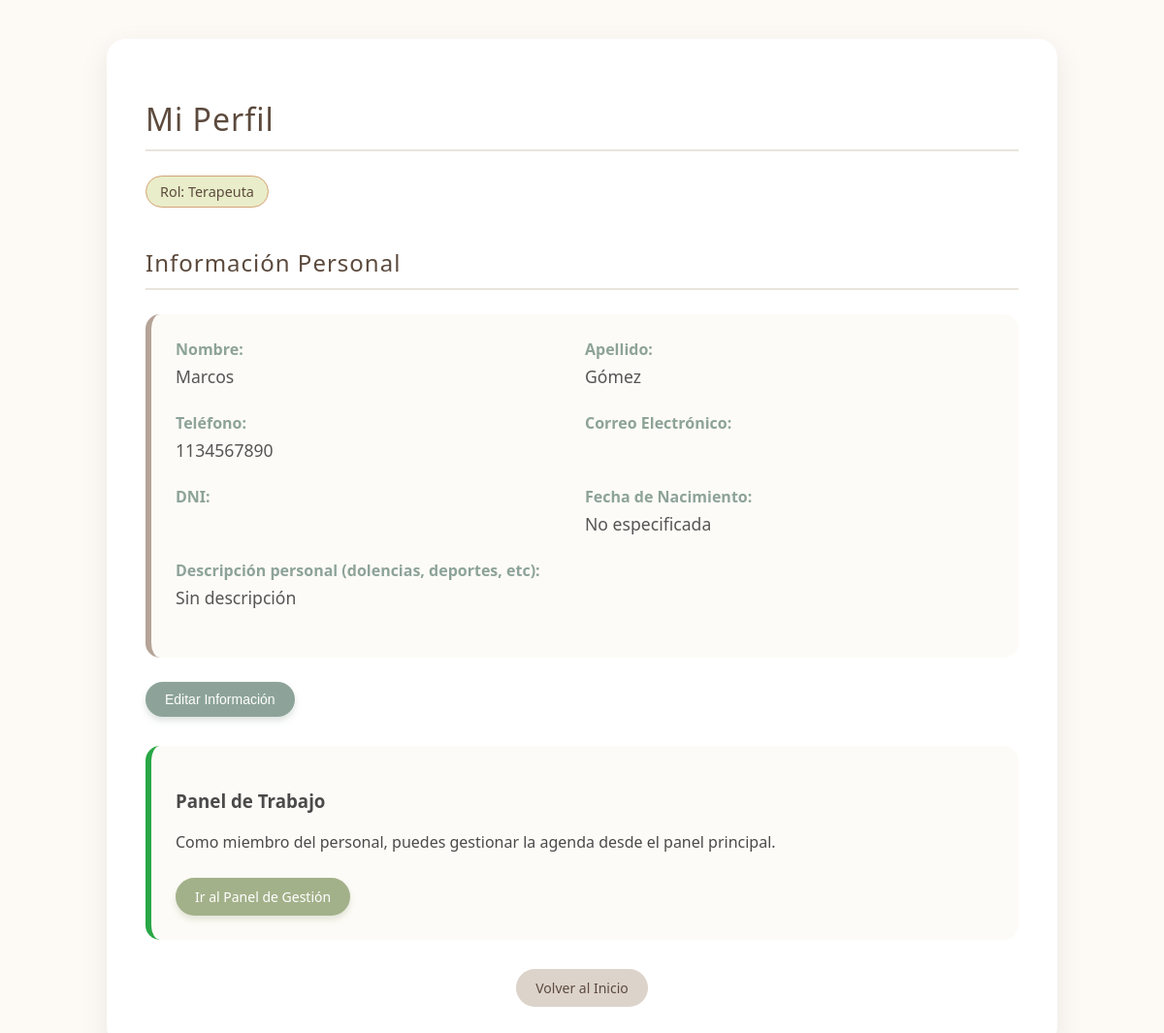
Screenshot of /Spaa/Views/perfil.php (signed in) with the database file from the repository.
### tables this page shows
CREATE TABLE `persona` (
  `id_Persona` int NOT NULL,
  `Persona_Nombre` varchar(25) NOT NULL,
  `Persona_Apellido` varchar(10) NOT NULL,
  `Persona_DNI` varchar(15) DEFAULT NULL,
  `Persona_Telefono` bigint DEFAULT NULL,
  `Persona_Domicilio` varchar(50) DEFAULT NULL,
  `Fecha_Nac` date DEFAULT NULL,
  `Persona_Descripcion` text
);

### Spaa/Views/perfil.php (the view, shortened to what this page needs)
<?php
$conexion = new mysqli("localhost", "root", "", "gestionspabd");
$id_Usuario = $_SESSION['id_Usuario'];
$id_Rol = $_SESSION['id_Rol'];
if ($id_Rol == 0) {
    $sql_persona = "SELECT p.* FROM paciente pac JOIN persona p ON pac.id_Persona = p.id_Persona WHERE pac.id_Usuario = ?";
} else {
    $sql_persona = "SELECT p.* FROM empleado e JOIN persona p ON e.id_Persona = p.id_Persona WHERE e.id_Usuario = ?";
}
$stmt_p = $conexion->prepare($sql_persona);
$stmt_p->bind_param("i", $id_Usuario);
$stmt_p->execute();
$res_p = $stmt_p->get_result();
$datos_p = $res_p->fetch_assoc();
$persona = array(
    'Persona_Nombre' => $datos_p['Persona_Nombre'] ?? '',
    'Persona_Apellido' => $datos_p['Persona_Apellido'] ?? '',
    'Persona_Telefono' => $datos_p['Persona_Telefono'] ?? '',
    'Persona_Domicilio' => $datos_p['Persona_Domicilio'] ?? '',
    'Persona_DNI' => $datos_p['Persona_DNI'] ?? '',
    'Fecha_Nac' => $datos_p['Fecha_Nac'] ?? '',
    'Persona_Descripcion' => $datos_p['Persona_Descripcion'] ?? ''
);
$turnos = [];
?>
<!DOCTYPE html>
<html lang="es">
<head>
</head>
<body>
    <div class="container">
        <h1>Mi Perfil</h1>
        <div class="badge-rol">
            Rol: <?php
                if($id_Rol == 0) echo "Paciente";
                elseif($id_Rol == 3) echo "Administrador";
                elseif($id_Rol == 2) echo "Terapeuta";
                else echo "Personal";
            ?>
        </div>
        <h2>Información Personal</h2>
        <div class="view-mode" id="view-mode">
            <div class="profile-info">
                <div class="info-row">
                    <div class="info-item">
                        <span class="info-label">Nombre:</span>
                        <span class="info-value"><?php echo htmlspecialchars($persona['Persona_Nombre']); ?></span>
                    </div>
                    <div class="info-item">
                        <span class="info-label">Apellido:</span>
                        <span class="info-value"><?php echo htmlspecialchars($persona['Persona_Apellido']); ?></span>
                    </div>
                </div>
                <div class="info-row">
                    <div class="info-item">
                        <span class="info-label">Teléfono:</span>
                        <span class="info-value"><?php echo htmlspecialchars($persona['Persona_Telefono']); ?></span>
                    </div>
                    <div class="info-item">
                        <span class="info-label">Correo Electrónico:</span>
                    </div>
                </div>
                <div class="info-row">
                    <div class="info-item">
                        <span class="info-label">DNI:</span>
                    </div>
                    <div class="info-item">
                        <span class="info-label">Fecha de Nacimiento:</span>
                        <span class="info-value"><?php echo !empty($persona['Fecha_Nac']) ? date('d/m/Y', strtotime($persona['Fecha_Nac'])) : 'No especificada'; ?></span>
                    </div>
                </div>
                <div class="info-row">
                    <div class="info-item" style="flex: 100%;">
                        <span class="info-label">Descripción personal (dolencias, deportes, etc):</span>
                        <span class="info-value" style="white-space: pre-wrap;"><?php echo !empty($persona['Persona_Descripcion']) ? htmlspecialchars($persona['Persona_Descripcion']) : 'Sin descripción'; ?></span>
                    </div>
                </div>
            </div>
            <button class="btn btn-primary" onclick="toggleEditMode()">Editar Información</button>
        </div>
<?php if ($id_Rol == 0): ?>
    <h2>Mis Turnos</h2>
    <?php if (count($turnos) > 0): ?>
        <table class="table">
            <thead>
                <tr>
                    <th>Fecha</th><th>Hora</th><th>Servicio</th><th>Estado</th><th>Acciones</th>
                </tr>
            </thead>
            <tbody>
                <?php foreach ($turnos as $turno): ?>
                <tr>
                    <td><?php echo date('d/m/Y', strtotime($turno['Fecha_Turno'])); ?></td>
                    <td><?php echo date('H:i', strtotime($turno['Hora_Turno'])); ?></td>
                    <td><?php echo htmlspecialchars($turno['Nombre_servicio']); ?></td>
                    <td><?php echo htmlspecialchars($turno['Estado_Turno']); ?></td>
                    <td>
                        <form method="POST" action="perfil.php" style="display:inline;" onsubmit="return confirmarCancelacion(event, this);">
                            <input type="hidden" name="action" value="cancelar_turno">
                            <input type="hidden" name="id_turno" value="<?php echo $turno['id_Turno']; ?>">
                            <button type="submit" class="btn btn-danger">Cancelar</button>
                        </form>
                        <a href="editar_turno.php?id=<?php echo $turno['id_Turno']; ?>" class="btn btn-primary" style="margin-left: 5px;">Modificar turno</a>
                    </td>
                </tr>
                <?php endforeach; ?>
            </tbody>
        </table>
        <a href="turnos.php" class="btn btn-success">+ Agendar Otro Turno</a>
    <?php else: ?>
        <div class="empty-state">
            <p>No tienes turnos programados.</p>
            <a href="turnos.php" class="btn btn-success">Agendar Turno</a>
        </div>
    <?php endif; ?>
        <?php else: ?>
            <div class="profile-info" style="margin-top: 30px; border-left-color: #28a745;">
                <h3>Panel de Trabajo</h3>
                <p>Como miembro del personal, puedes gestionar la agenda desde el panel principal.</p>
                <a href="index.php" class="btn btn-success" style="margin-top:10px;">Ir al Panel de Gestión</a>
            </div>
        <?php endif; ?>
        <div class="back-button">
            <a href="index.php" class="btn btn-secondary">Volver al Inicio</a>
        </div>
    </div>
</body>
</html>

### Spaa/Views/perfil.php (style rules this page uses)
body { font-family: 'Segoe UI', Tahoma, Geneva, Verdana, sans-serif; padding: 0; margin: 0; background: url('img/relax.png') no-repeat center center fixed; background-size: cover; background-color: #fcf9f2; color: #4a4a4a; }
body::before { content: ""; position: fixed; top: 0; left: 0; width: 100%; height: 100%; background: rgba(253, 251, 247, 0.88); z-index: -1; }
.container { max-width: 900px; margin: 40px auto; background: rgba(255, 255, 255, 0.95); padding: 40px; border-radius: 20px; box-shadow: 0 10px 30px rgba(0,0,0,0.08); }
h1, h2 { color: #5c4a3d; font-weight: 300; letter-spacing: 1px; border-bottom: 2px solid #e9e3dc; padding-bottom: 10px; margin-bottom: 25px; }
.badge-rol { display: inline-block; padding: 6px 14px; background: #e9edc9; color: #5c4a3d; border-radius: 20px; font-size: 0.9em; margin-bottom: 20px; font-weight: 500; border: 1px solid #d4a373; }
.profile-info { background: #fdfbf7; padding: 25px; border-radius: 15px; border-left: 6px solid #b5a397; margin-bottom: 25px; }
.info-row { display: flex; flex-wrap: wrap; margin-bottom: 15px; }
.info-item { flex: 1; min-width: 200px; margin-bottom: 10px; }
.info-label { font-weight: bold; color: #8da399; display: block; margin-bottom: 5px; }
.info-value { color: #555; font-size: 1.1em; }
.btn { display: inline-block; padding: 10px 20px; border-radius: 30px; text-decoration: none; cursor: pointer; border: none; font-size: 14px; font-weight: 500; transition: all 0.3s ease; }
.btn-primary { background: #8da399; color: white; box-shadow: 0 4px 6px rgba(141, 163, 153, 0.3); }
.btn-success { background: #a3b18a; color: white; box-shadow: 0 4px 6px rgba(163, 177, 138, 0.3); }
.btn-secondary { background: #dcd3cb; color: #5c4a3d; }
.back-button { margin-top: 30px; text-align: center; }

### rows the page displays
persona: Persona_Nombre "Marcos", Persona_Apellido "Gómez", Persona_Telefono "1134567890"
